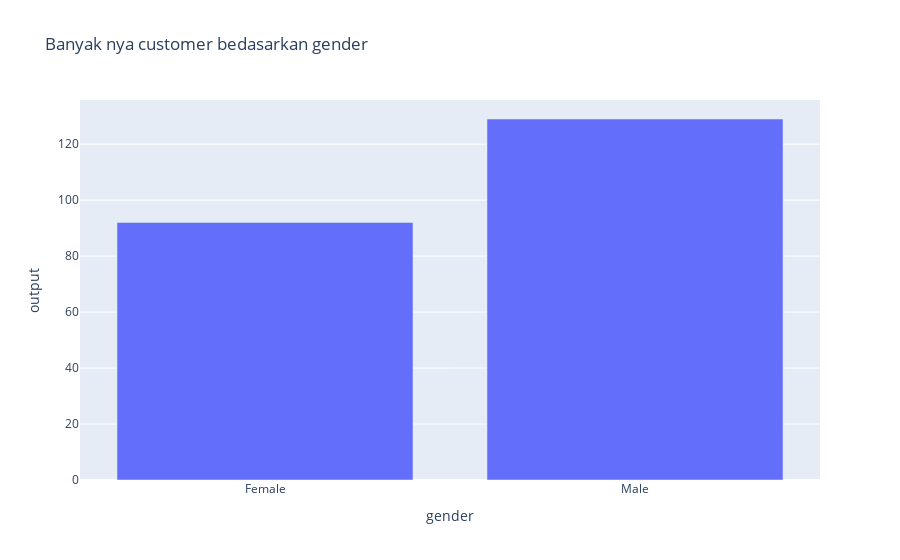

Notebook code cell kept with this figure:
### Markdown cell above
## Penjabaran Visualisasi
- Kapan saja customer menggunkan jasa untuk memesan makanan?
- Dimana lokasi penyebaran customer di Bangalore?
- Distribusi umur customer yang akan menggunakan jasa lagi?
- Perbandingan gender customer yang akan menggunakan jasa lagi?
- Pekerjaan apa saja user yang memesan makanan?

### Code cell
gender_vis = customer.groupby('gender')[['output']].count().reset_index()
fig = px.bar(gender_vis,x='gender',y='output',title='Banyak nya customer bedasarkan gender')
fig.show()

### Figure 1 — Plotly figure (JSON) as saved in the notebook; plotly's stock layout.template omitted (floating-point values rounded to 4 significant figures)
{"data": [{"hovertemplate": "gender=%{x}<br>output=%{y}<extra></extra>", "legendgroup": "", "marker": {"color": "#636efa", "pattern": {"shape": ""}}, "name": "", "orientation": "v", "showlegend": false, "textposition": "auto", "type": "bar", "x": ["Female", "Male"], "xaxis": "x", "y": [92, 129], "yaxis": "y"}], "layout": {"barmode": "relative", "legend": {"tracegroupgap": 0}, "title": {"text": "Banyak nya customer bedasarkan gender"}, "xaxis": {"anchor": "y", "domain": [0, 1], "title": {"text": "gender"}}, "yaxis": {"anchor": "x", "domain": [0, 1], "title": {"text": "output"}}}}
